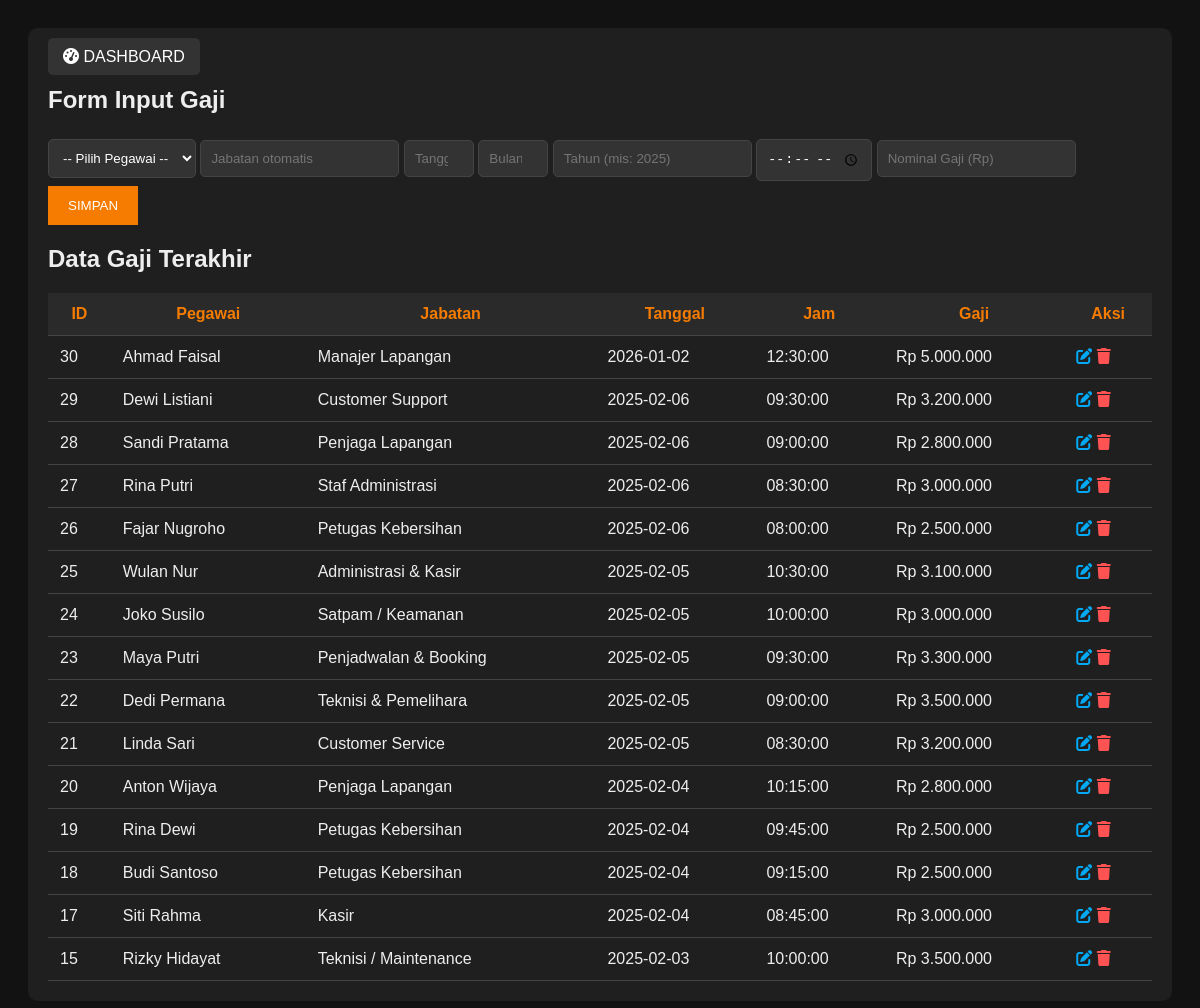
Screenshot of /transaksi/gaji_pegawai.php with the database file from the repository.
### tables this page shows
CREATE TABLE `gaji` (
  `id` int(11) NOT NULL,
  `nama_pegawai` varchar(100) DEFAULT NULL,
  `jabatan` varchar(100) DEFAULT NULL,
  `tanggal` date DEFAULT NULL,
  `jam` time DEFAULT NULL,
  `gaji` int(11) DEFAULT NULL
);

### transaksi/gaji_pegawai.php (the view, shortened to what this page needs)
<?php
$koneksi = mysqli_connect("localhost", "root", "", "db_futsal");
?>
<!DOCTYPE html>
<html>
<head>
    <link rel="stylesheet" href="https://cdnjs.cloudflare.com/ajax/libs/font-awesome/6.0.0/css/all.min.css">
</head>
<body>
<div class="card">
    <a href="../index.php" class="btn-dash"><i class="fas fa-tachometer-alt"></i> DASHBOARD</a>
    <h2>Form Input Gaji</h2>
    <form method="POST">
        <select name="pegawai" id="pegawai" onchange="updateJabatan()" required>
            <option value="">-- Pilih Pegawai --</option>
        </select>
        <input type="text" name="jabatan" id="jabatan" placeholder="Jabatan otomatis" readonly>
        <input type="number" name="tanggal_input" placeholder="Tanggal (1-31)" min="1" max="31" required>
        <input type="number" name="bulan_input" placeholder="Bulan (1-12)" min="1" max="12" required>
        <input type="number" name="tahun_input" placeholder="Tahun (mis: 2025)" min="2022" required>
        <input type="time" name="jam_input" required>
        <input type="number" name="nominal" placeholder="Nominal Gaji (Rp)" required>
        <button type="submit" name="simpan" class="btn-simpan">SIMPAN</button>
    </form>
    <h2>Data Gaji Terakhir</h2>
    <table>
        <thead>
            <tr>
                <th>ID</th>
                <th>Pegawai</th>
                <th>Jabatan</th>
                <th>Tanggal</th>
                <th>Jam</th>
                <th>Gaji</th>
                <th>Aksi</th>
            </tr>
        </thead>
        <tbody>
            <?php
            $data = mysqli_query($koneksi,"SELECT * FROM gaji ORDER BY id DESC LIMIT 15");
            while($d = mysqli_fetch_assoc($data)){
            ?>
            <tr>
                <td><?php echo $d['id']; ?></td>
                <td><?php echo $d['nama_pegawai']; ?></td>
                <td><?php echo $d['jabatan']; ?></td>
                <td><?php echo $d['tanggal']; ?></td>
                <td><?php echo $d['jam']; ?></td>
                <td><?php echo "Rp ".number_format($d['gaji'],0,',','.'); ?></td>
                <td>
                    <i class="fas fa-edit btn-edit" onclick="openEditModal('<?php echo $d['id'];?>','<?php echo $d['gaji'];?>')"></i>
                    <a href="?hapus=<?php echo $d['id'];?>" class="btn-del" onclick="return confirm('Yakin hapus?')">
                        <i class="fas fa-trash"></i>
                    </a>
                </td>
            </tr>
            <?php } ?>
        </tbody>
    </table>
</div>
</body>
</html>

### transaksi/gaji_pegawai.php (style rules this page uses)
body { background:#121212; color:#eee; font-family:Arial; padding:20px; }
.card { background:#1f1f1f; padding:20px; border-radius:10px; margin:auto; max-width:1200px; }
input, select { padding:10px; background:#333; color:#fff; border:1px solid #444; border-radius:5px; margin:5px 0; }
table { width:100%; border-collapse:collapse; margin-top:20px; }
th,td { padding:12px; border-bottom:1px solid #444; }
th { background:#2a2a2a; color:#f57c00; }
.btn-simpan { background:#f57c00; color:#fff; border:none; padding:12px 20px; cursor:pointer; }
.btn-dash { background:#333; color:#fff; padding:10px 15px; text-decoration:none; border-radius:5px; }
.btn-edit { color:#03a9f4; cursor:pointer; }
.btn-del { color:#ff5252; text-decoration:none; }

### rows the page displays
gaji: id "30", nama_pegawai "Ahmad Faisal", jabatan "Manajer Lapangan", tanggal "2026-01-02", jam "12:30:00", gaji "5.000.000"
gaji: id "29", nama_pegawai "Dewi Listiani", jabatan "Customer Support", tanggal "2025-02-06", jam "09:30:00", gaji "3.200.000"
gaji: id "28", nama_pegawai "Sandi Pratama", jabatan "Penjaga Lapangan", tanggal "2025-02-06", jam "09:00:00", gaji "2.800.000"
gaji: id "27", nama_pegawai "Rina Putri", jabatan "Staf Administrasi", tanggal "2025-02-06", jam "08:30:00", gaji "3.000.000"
gaji: id "26", nama_pegawai "Fajar Nugroho", jabatan "Petugas Kebersihan", tanggal "2025-02-06", jam "08:00:00", gaji "2.500.000"
gaji: id "25", nama_pegawai "Wulan Nur", jabatan "Administrasi & Kasir", tanggal "2025-02-05", jam "10:30:00", gaji "3.100.000"
gaji: id "24", nama_pegawai "Joko Susilo", jabatan "Satpam / Keamanan", tanggal "2025-02-05", jam "10:00:00", gaji "3.000.000"
gaji: id "23", nama_pegawai "Maya Putri", jabatan "Penjadwalan & Booking", tanggal "2025-02-05", jam "09:30:00", gaji "3.300.000"
gaji: id "22", nama_pegawai "Dedi Permana", jabatan "Teknisi & Pemelihara", tanggal "2025-02-05", jam "09:00:00", gaji "3.500.000"
gaji: id "21", nama_pegawai "Linda Sari", jabatan "Customer Service", tanggal "2025-02-05", jam "08:30:00", gaji "3.200.000"
gaji: id "20", nama_pegawai "Anton Wijaya", jabatan "Penjaga Lapangan", tanggal "2025-02-04", jam "10:15:00", gaji "2.800.000"
gaji: id "19", nama_pegawai "Rina Dewi", jabatan "Petugas Kebersihan", tanggal "2025-02-04", jam "09:45:00", gaji "2.500.000"
gaji: id "18", nama_pegawai "Budi Santoso", jabatan "Petugas Kebersihan", tanggal "2025-02-04", jam "09:15:00", gaji "2.500.000"
gaji: id "17", nama_pegawai "Siti Rahma", jabatan "Kasir", tanggal "2025-02-04", jam "08:45:00", gaji "3.000.000"
gaji: id "15", nama_pegawai "Rizky Hidayat", jabatan "Teknisi / Maintenance", tanggal "2025-02-03", jam "10:00:00", gaji "3.500.000"
